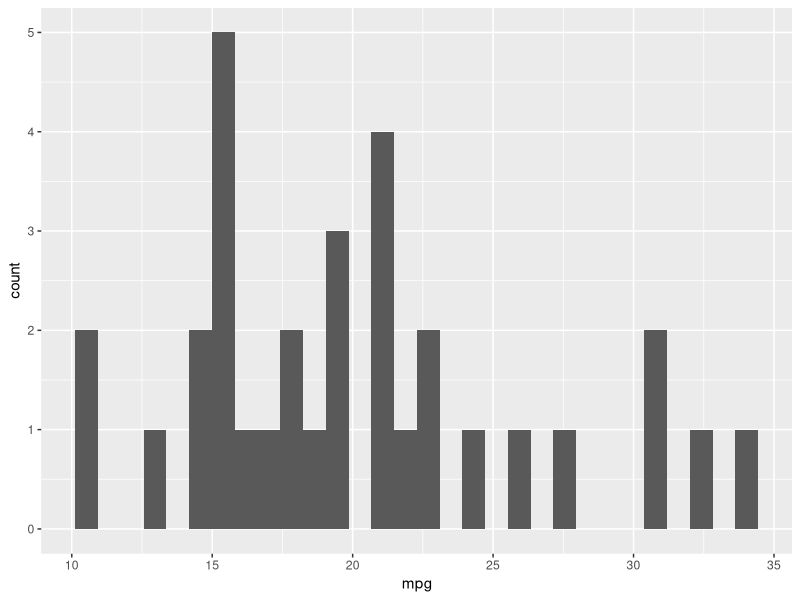
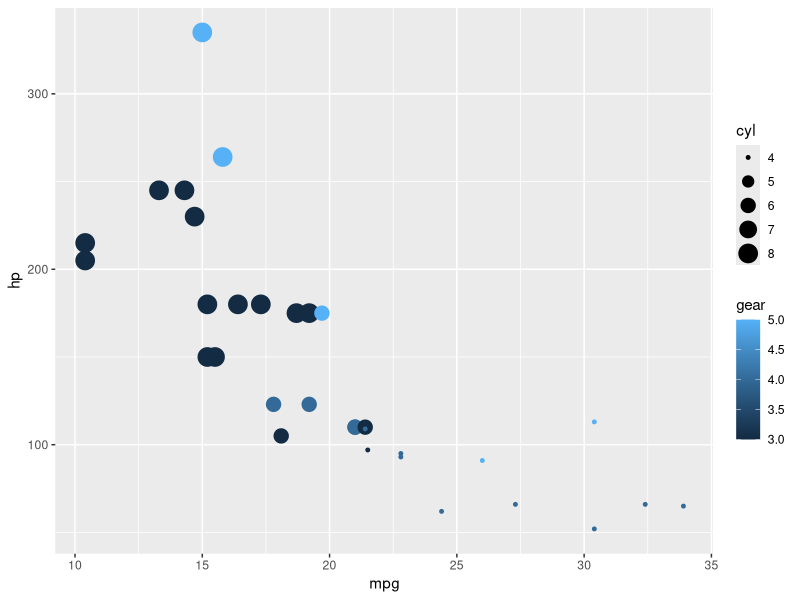
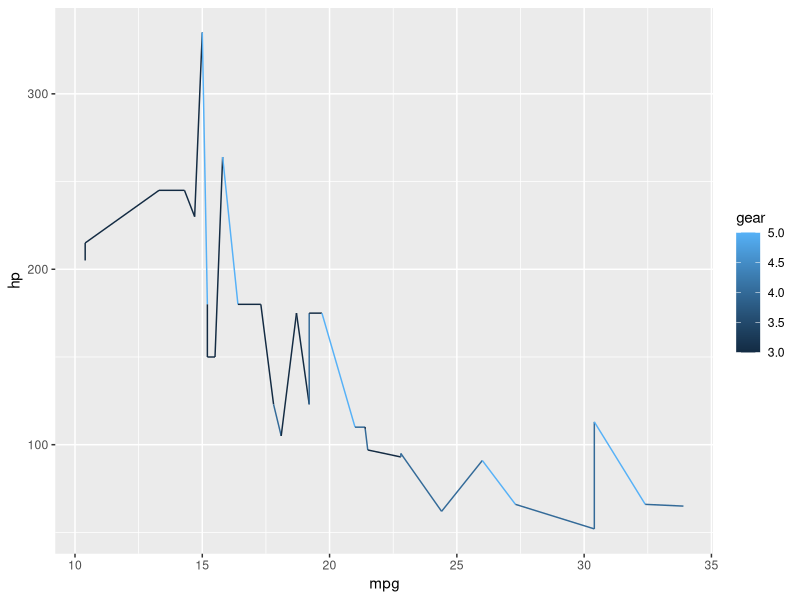
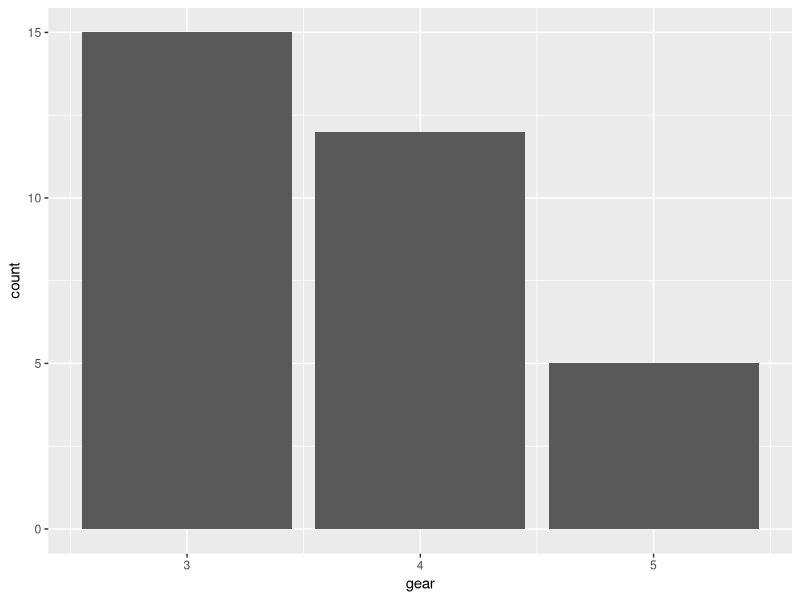

These charts were generated, in order, by the following R code:
install.packages("ggplot2")
library(ggplot2)

#when you're making a plot, you're 
#trying to map an aspect
#of the data onto a drawing
#every single plot is made up of the
#data you want to plot
#the most simple graphs are like:

ggplot(mtcars) +
  aes(x = mpg, colour=gear) +
  geom_histogram()

ggplot(mtcars) +
  aes(x = mpg, y = hp, colour=gear, size = cyl) +
  geom_point()

ggplot(mtcars) +
  aes(x=mpg,y=hp, colour=gear) + #color by gear
  geom_line()

?aes

ggplot(mtcars) +
  aes(x=gear,fill=vs) +
  geom_bar()


?ggplot

